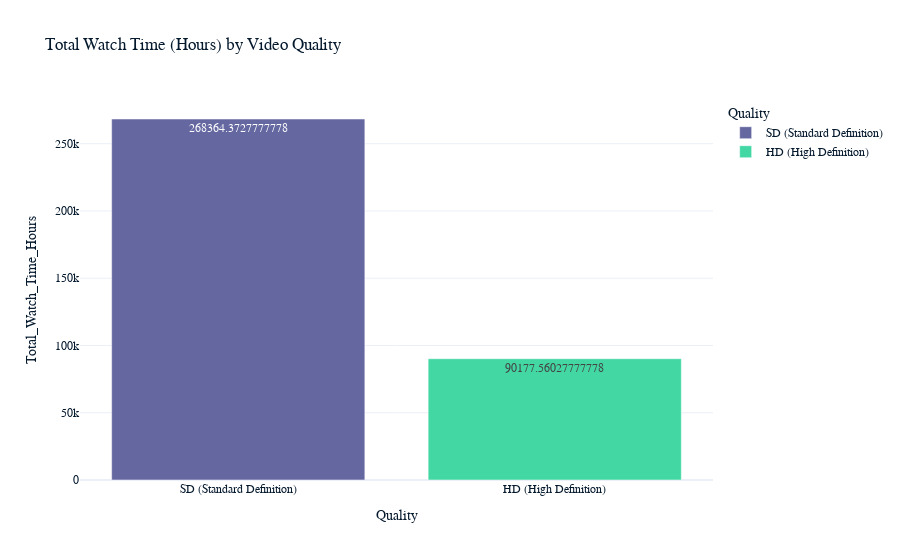
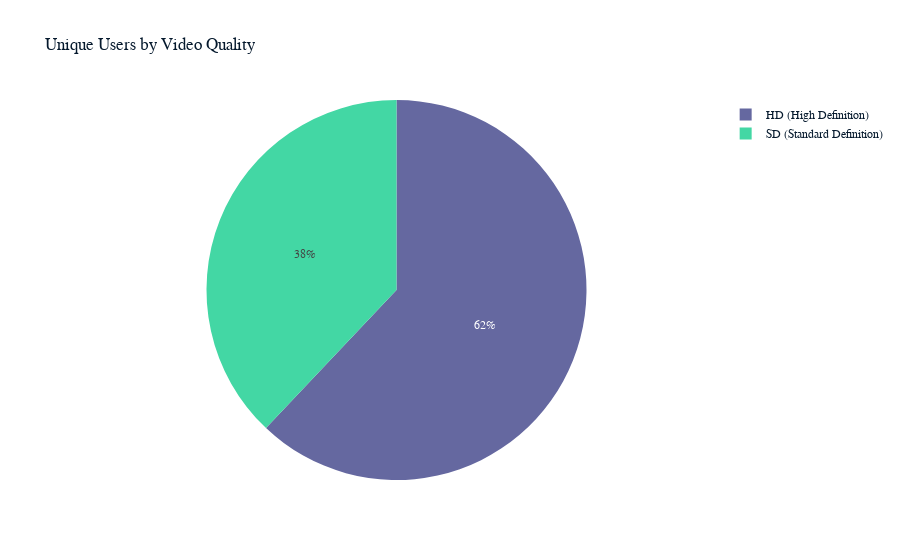
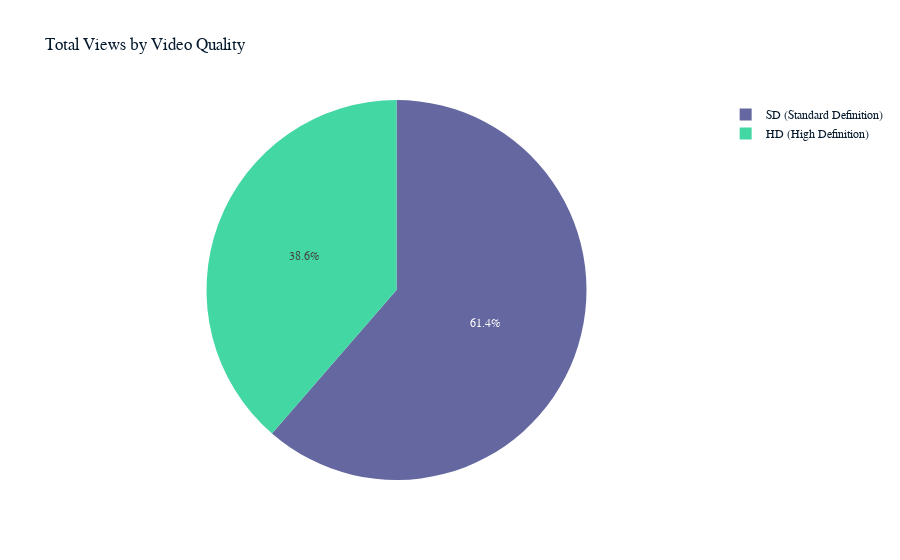

Here is the notebook cell these charts were saved with, in order:
### Code cell
# Bar chart for total watch time
fig_watch = px.bar(
    hd_grouped,
    x='Quality',
    y='Total_Watch_Time_Hours',
    color='Quality',
    title='Total Watch Time (Hours) by Video Quality',
    text='Total_Watch_Time_Hours'
)
fig_watch.show()

# Pie chart for number of users
fig_users = px.pie(
    hd_grouped,
    names='Quality',
    values='Unique_Users',
    title='Unique Users by Video Quality'
)
fig_users.show()

# Pie chart for total views
fig_views = px.pie(
    hd_grouped,
    names='Quality',
    values='Total_Views',
    title='Total Views by Video Quality'
)
fig_views.show()

### Figure 1 — Plotly figure (JSON) as saved in the notebook; plotly's stock layout.template omitted (floating-point values rounded to 4 significant figures)
{"data": [{"alignmentgroup": "True", "hovertemplate": "Quality=%{x}<br>Total_Watch_Time_Hours=%{text}<extra></extra>", "legendgroup": "SD (Standard Definition)", "marker": {"color": "#6568a0", "pattern": {"shape": ""}}, "name": "SD (Standard Definition)", "offsetgroup": "SD (Standard Definition)", "orientation": "v", "showlegend": true, "text": [268400.0], "textposition": "auto", "type": "bar", "x": ["SD (Standard Definition)"], "xaxis": "x", "y": [268400.0], "yaxis": "y"}, {"alignmentgroup": "True", "hovertemplate": "Quality=%{x}<br>Total_Watch_Time_Hours=%{text}<extra></extra>", "legendgroup": "HD (High Definition)", "marker": {"color": "#43d7a4", "pattern": {"shape": ""}}, "name": "HD (High Definition)", "offsetgroup": "HD (High Definition)", "orientation": "v", "showlegend": true, "text": [90180.0], "textposition": "auto", "type": "bar", "x": ["HD (High Definition)"], "xaxis": "x", "y": [90180.0], "yaxis": "y"}], "layout": {"barmode": "relative", "legend": {"title": {"text": "Quality"}, "tracegroupgap": 0}, "title": {"text": "Total Watch Time (Hours) by Video Quality"}, "xaxis": {"anchor": "y", "categoryarray": ["SD (Standard Definition)", "HD (High Definition)"], "categoryorder": "array", "domain": [0, 1], "title": {"text": "Quality"}}, "yaxis": {"anchor": "x", "domain": [0, 1], "title": {"text": "Total_Watch_Time_Hours"}}}}

### Figure 2 — Plotly figure (JSON) as saved in the notebook; plotly's stock layout.template omitted (floating-point values rounded to 4 significant figures)
{"data": [{"domain": {"x": [0, 1], "y": [0, 1]}, "hovertemplate": "Quality=%{label}<br>Unique_Users=%{value}<extra></extra>", "labels": ["SD (Standard Definition)", "HD (High Definition)"], "legendgroup": "", "name": "", "showlegend": true, "type": "pie", "values": [6728, 11000]}], "layout": {"legend": {"tracegroupgap": 0}, "title": {"text": "Unique Users by Video Quality"}}}

### Figure 3 — Plotly figure (JSON) as saved in the notebook; plotly's stock layout.template omitted (floating-point values rounded to 4 significant figures)
{"data": [{"domain": {"x": [0, 1], "y": [0, 1]}, "hovertemplate": "Quality=%{label}<br>Total_Views=%{value}<extra></extra>", "labels": ["SD (Standard Definition)", "HD (High Definition)"], "legendgroup": "", "name": "", "showlegend": true, "type": "pie", "values": [643539, 405036]}], "layout": {"legend": {"tracegroupgap": 0}, "title": {"text": "Total Views by Video Quality"}}}
